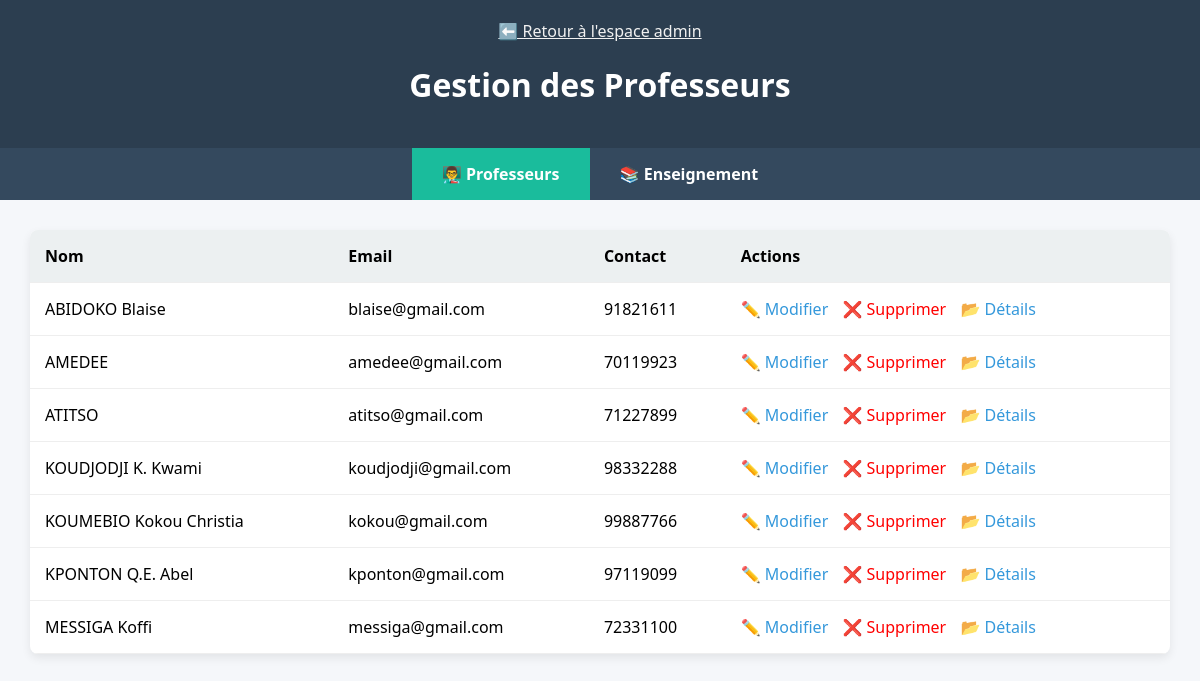
Page /admin/professeurs.php (signed in) on the committed database.
### tables this page shows
CREATE TABLE IF NOT EXISTS `professeurs` (
  `id` int NOT NULL AUTO_INCREMENT,
  `nom` varchar(100) NOT NULL,
  `email` varchar(100) NOT NULL,
  `telephone` varchar(20) DEFAULT NULL,
  `mot_de_passe` varchar(255) NOT NULL,
  `created_at` datetime DEFAULT CURRENT_TIMESTAMP,
  PRIMARY KEY (`id`),
  UNIQUE KEY `email` (`email`)
);

### admin/professeurs.php (the view, shortened to what this page needs)
<?php
require_once '../includes/db.php';
$stmt = $pdo->query("SELECT * FROM professeurs ORDER BY nom");
$profs = $stmt->fetchAll();
?>
<!DOCTYPE html>
<html lang="fr">
<head>
     <link rel="stylesheet" href="../assets/css/prof.css">
</head>
<body>
<header>
    <a href="dashboard.php" class="btn">⬅️ Retour à l'espace admin</a>
    <h1>Gestion des Professeurs</h1>
</header>
<div class="tabs">
    <a href="professeurs.php" class="active">👨‍🏫 Professeurs</a>
    <a href="enseignement.php">📚 Enseignement</a>
</div>
<div class="container">
    <table>
        <thead>
            <tr>
                <th>Nom</th>
                <th>Email</th>
                <th>Contact</th>
                <th>Actions</th>
            </tr>
        </thead>
        <tbody>
            <?php foreach ($profs as $prof): ?>
            <tr>
                <td><?= htmlspecialchars($prof['nom']) ?></td>
                <td><?= htmlspecialchars($prof['email']) ?></td>
                <td><?= htmlspecialchars($prof['telephone']) ?></td>
                <td class="actions">
                    <a href="modifier_prof.php?id=<?= $prof['id'] ?>">✏️ Modifier</a>
                    <a href="supprimer_prof.php?id=<?= $prof['id'] ?>" class="delete" onclick="return confirm('Supprimer ce professeur ?')">❌ Supprimer</a>
                    <a href="#">📂 Détails</a>
                </td>
            </tr>
            <?php endforeach; ?>
        </tbody>
    </table>
</div>
</body>
</html>

### assets/css/prof.css (style rules this page uses)
body { font-family: 'Segoe UI', sans-serif; margin: 0; background: #f5f7fa; }
header { background-color: #2c3e50; padding: 20px; color: white; text-align: center; }
.tabs { display: flex; justify-content: center; background: #34495e; }
.tabs a { padding: 15px 30px; color: white; text-decoration: none; font-weight: bold; }
.tabs a.active { background: #1abc9c; }
.container { padding: 30px; }
table { width: 100%; border-collapse: collapse; background: white; box-shadow: 0 4px 10px rgba(0,0,0,0.08); border-radius: 8px; overflow: hidden; }
th, td { padding: 15px; border-bottom: 1px solid #eee; text-align: left; }
th { background: #ecf0f1; }
.actions a { margin-right: 10px; text-decoration: none; color: #3498db; }
.actions a.delete { color: red; }
.btn { color: #f1f1f1; }

### rows in the picture
professeurs: nom "ABIDOKO Blaise", email "blaise@gmail.com", telephone "91821611"
professeurs: nom "AMEDEE", email "amedee@gmail.com", telephone "70119923"
professeurs: nom "ATITSO", email "atitso@gmail.com", telephone "71227899"
professeurs: nom "KOUDJODJI K. Kwami", email "koudjodji@gmail.com", telephone "98332288"
professeurs: nom "KOUMEBIO Kokou Christia", email "kokou@gmail.com", telephone "99887766"
professeurs: nom "KPONTON Q.E. Abel", email "kponton@gmail.com", telephone "97119099"
professeurs: nom "MESSIGA Koffi", email "messiga@gmail.com", telephone "72331100"
